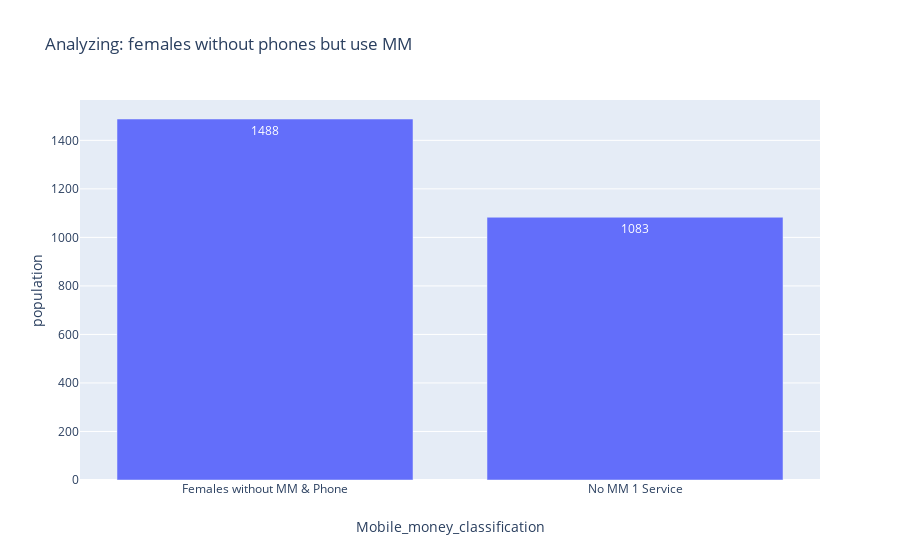

Write notebook code for a chart like this one.
### Code cell
import plotly.graph_objects as go

x = ['Females without MM & Phone', 'No MM 1 Service']
y = [1488, 1083]

# Use textposition='auto' for direct text
fig = go.Figure(data=[go.Bar(
            x=x, y=y,
            text=y,
            textposition='auto',
        )])
fig.update_layout(
    title='Analyzing: females without phones but use MM',
    xaxis=dict(
        title='Mobile_money_classification',
    ),
    yaxis=dict(
        title='population'
    ))
fig.show()
fig.write_image('figure.png')

### Figure 1 — Plotly figure (JSON) as saved in the notebook; plotly's stock layout.template omitted (floating-point values rounded to 4 significant figures)
{"data": [{"text": ["1488", "1083"], "textposition": "auto", "type": "bar", "x": ["Females without MM & Phone", "No MM 1 Service"], "y": [1488, 1083]}], "layout": {"title": {"text": "Analyzing: females without phones but use MM"}, "xaxis": {"title": {"text": "Mobile_money_classification"}}, "yaxis": {"title": {"text": "population"}}}}
